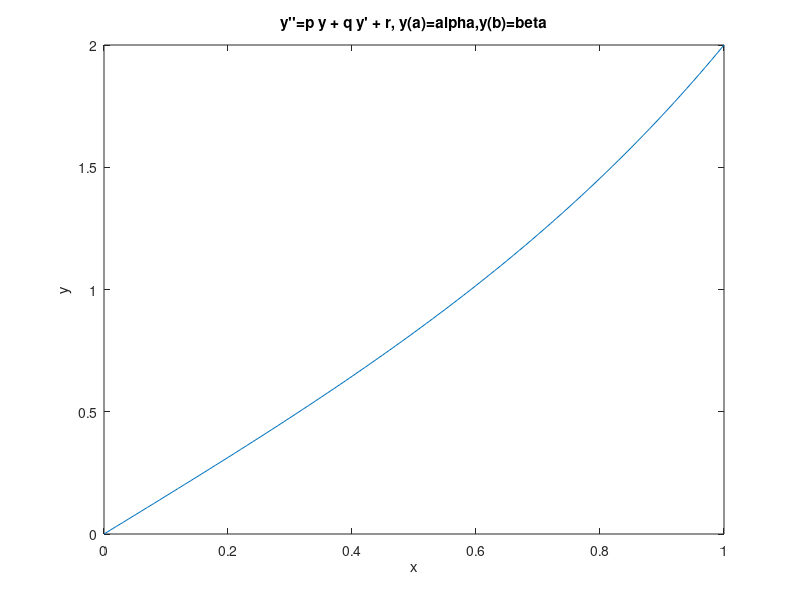

Reproduce this figure in MATLAB.
%% Solve the BVP with the finite difference method
%%   y'' = p(x) y' + q(x) y + r(x)
%%   y(a) = α, y(b) = β

%% Boundary value problem
a     = 0;
b     = 1;
alpha = 0;
beta  = 2;
p = @(x) 0*x;
q = @(x) 4+0*x;
r = @(x) -4*x;

%% Parameters
N  = 100-1;
dx = (b-a)/(N+1);
x  = a+dx*(1:N);
% explanation
%------------
% 0      1      2                          N     N+1
% |------|------|------| ... |------|------|------|
% a     a+dx   a+2dx                              b


%% Initialization
A = -diag(1+dx/2*p(x(2:N)),-1)  + diag(2+dx^2*q(x)) - diag(1-dx/2*p(x(1:(N-1))),1);
vecB = -dx^2*r(x');
%% boundary condition
vecB(1) = vecB(1) + (1+dx/2*p(x(1)))*alpha;
vecB(N) = vecB(N) + (1-dx/2*p(x(N)))*beta;


%%-----       solve        ---%%
%%----------------------------%%
Y = A\vecB;
% add the boundary condition
y_sol = [alpha; Y; beta];


%%----- plot
plot([a x b],y_sol')
xlabel('x')
ylabel('y')
title('y''''=p y + q y'' + r, y(a)=alpha,y(b)=beta')
